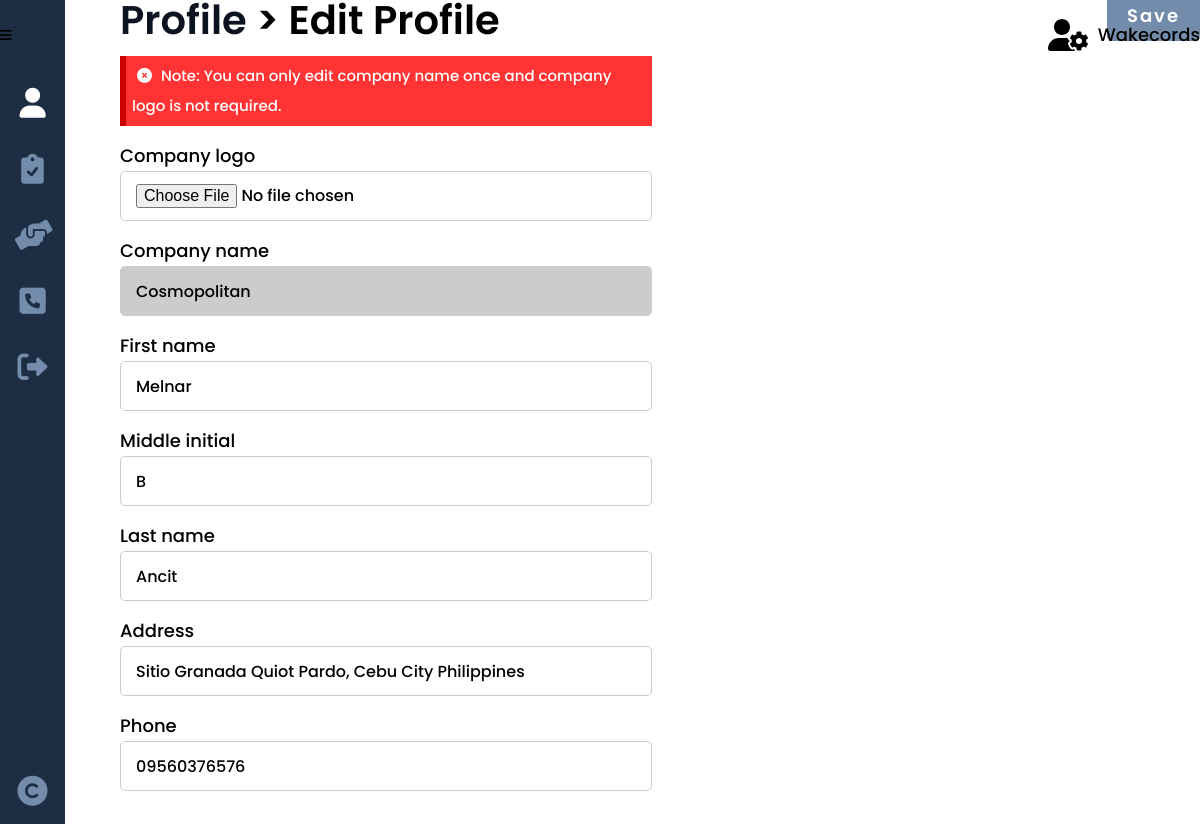
The page /edit_profile.php (signed in) on the database as committed earlier.
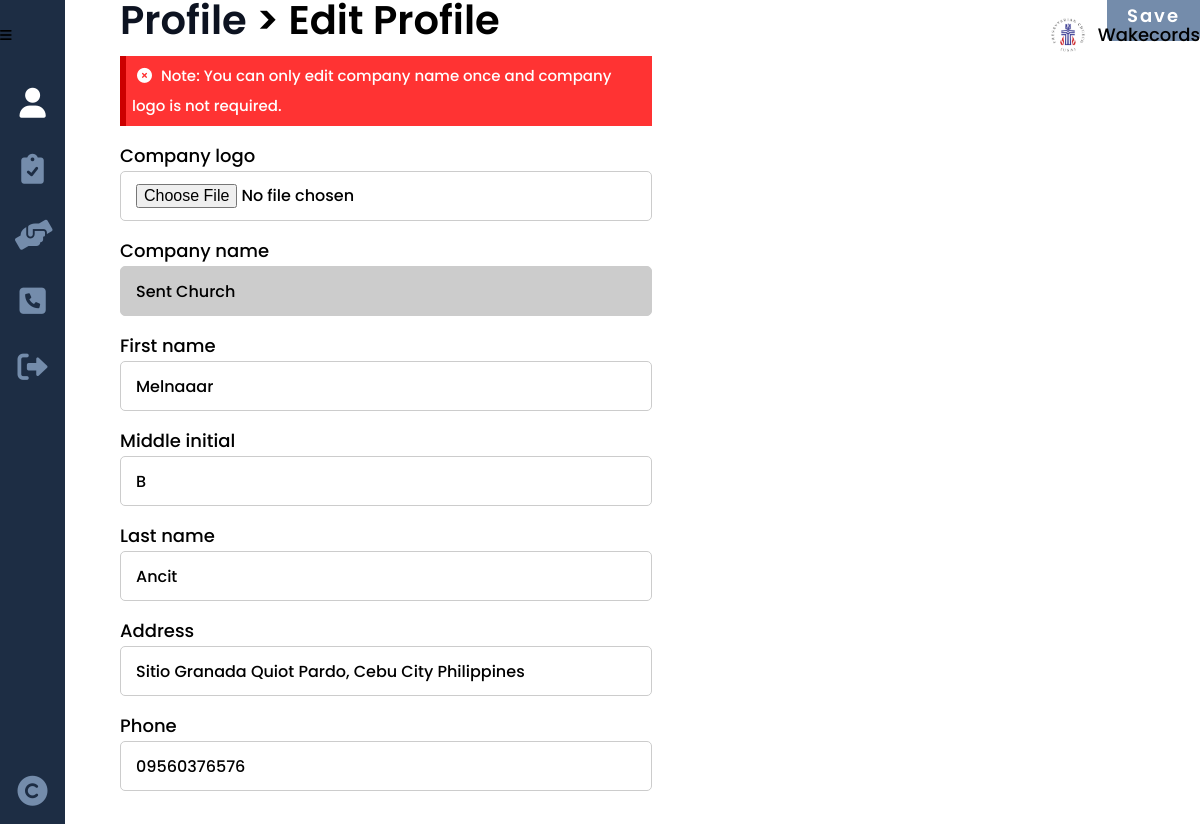
The same page on the database as committed later.
### tables this page shows
CREATE TABLE `provider` (
  `provider_id` int(8) NOT NULL,
  `provider_logo` varchar(100) NOT NULL,
  `provider_company` varchar(25) NOT NULL,
  `provider_desc` varchar(200) NOT NULL,
  `provider_fname` varchar(25) NOT NULL,
  `provider_mi` char(1) NOT NULL,
  `provider_lname` varchar(25) NOT NULL,
  `provider_type` varchar(15) NOT NULL,
  `provider_phone` varchar(11) NOT NULL,
  `provider_address` varchar(100) NOT NULL,
  `provider_email` varchar(50) NOT NULL,
  `provider_pass` varchar(100) NOT NULL
);

### others/db.php (called while the page is built, shortened)
<?php
	class DB
	{
		static $hostname = "localhost";
		static $dbname = "wakecords";
		static $username  = "root";
		static $password = "";
		public static function query($sql, $params=array(), $transactType)
		{
			$rows = array();
			try
			{
				$db = new PDO("mysql:host=". self::$hostname ."; dbname=". self::$dbname,  self::$username,  self::$password);
				$db->setAttribute(PDO::ATTR_ERRMODE, PDO::ERRMODE_EXCEPTION);
				$cmd = $db->prepare($sql);
				$cmd->execute($params);
				if($transactType == "READ")
					$rows = $cmd->fetchAll();
				else
					$rows = $db->lastInsertId();
			}
			catch(PDOException $e)
			{
				echo $e->getMessage();
			}
			return $rows;
		}
	}

### edit_profile.php (the view, shortened to what the changed rows need)
<?php
	include("others/functions.php");
	include("others/head.php");
	$user = current_user();
?>
<body>
	<div class="container">
		<?php include("others/header.php"); ?>
		<div class="banner">
			<section class="banner-con">
				<div class="wrapper">
					<div class="banner-div">
						<h2><a href="profile.php">Profile</a> <span>> Edit Profile</span></h2>
						<form class="profile column" method="post" enctype="multipart/form-data">
							<?php
							if(user_type() == "admin"){
							?>
								<div>
									<label for="label-name">First name</label>
									<input type="text" name="txtfn" id="label-name" value="<?php echo $user['admin_fname']; ?>" required>
								</div>
								<div>
									<label for="label-name">Middle initial</label>
									<input type="text" name="txtmi" id="label-name" value="<?php echo $user['admin_mi']; ?>" maxlength="1" required>
								</div>
								<div>
									<label for="label-name">Last name</label>
									<input type="text" name="txtln" id="label-name" value="<?php echo $user['admin_lname']; ?>" required>
								</div>
							<?php
							}
							else {
								if(user_type() == "provider"){
									$name = (empty($user['provider_company'])) ? 'required':'readonly';
									echo "
									<div>
										<label>Company logo</label>
										<input class='' type='file' name='file_logo'>
									</div>
									<div>
										<label>Company name</label>
										<input class='".$name."' type='text' name='txtcn' value='".$user['provider_company']."' ".$name.">
									</div>
									";
								}
							?>
								<div>
									<label for="label-name">First name</label>
									<input type="text" name="txtfn" id="label-name" value="<?php echo (user_type() == 'seeker')?$user['seeker_fname']:$user['provider_fname']; ?>" required>
								</div>
								<div>
									<label for="label-name">Middle initial</label>
									<input type="text" name="txtmi" id="label-name" value="<?php echo (user_type() == 'seeker')?$user['seeker_mi']:$user['provider_mi']; ?>" maxlength="1" required>
								</div>
								<div>
									<label for="label-name">Last name</label>
									<input type="text" name="txtln" id="label-name" value="<?php echo (user_type() == 'seeker')?$user['seeker_lname']:$user['provider_lname']; ?>" required>
								</div>
								<div>
									<label for="label-name">Address</label>
									<input type="text" name="txtaddress" id="label-name" value="<?php echo (user_type() == 'seeker')?$user['seeker_address']:$user['provider_address']; ?>" required>
								</div>
								<div>
									<label for="label-name">Phone</label>
									<input type="text" name="txtphone" id="label-name" value="<?php echo (user_type() == 'seeker')?$user['seeker_phone']:$user['provider_phone']; ?>" maxlength="11" placeholder="Ex. 09998765432" required>
								</div>
							<?php
							}
							?>
						</form>
					</div>
				</div>
			</section>
		</div>
	</div>
</body>
</html>

### others/header.php (shortened to what the changed rows need)
<div class="header">
	<picture>
		<?php
			if(isset($_SESSION['provider'])){
				$provider = read("provider", ["provider_id"], [$_SESSION['provider']]);
				$provider = $provider[0];
				if(empty($provider['provider_logo'])){
		?>
				<svg xmlns="http://www.w3.org/2000/svg" viewBox="0 0 640 512"><path d="M425.1 482.6c-2.303-1.25-4.572-2.559-6.809-3.93l-7.818 4.493c-6.002 3.504-12.83 5.352-19.75 5.352c-10.71 0-21.13-4.492-28.97-12.75c-18.41-20.09-32.29-44.15-40.22-69.9c-5.352-18.06 2.343-36.87 17.83-45.24l8.018-4.669c-.0664-2.621-.0664-5.242 0-7.859l-7.655-4.461c-12.3-6.953-19.4-19.66-19.64-33.38C305.6 306.3 290.4 304 274.7 304H173.3C77.61 304 0 381.7 0 477.4C0 496.5 15.52 512 34.66 512H413.3c5.727 0 10.9-1.727 15.66-4.188c-2.271-4.984-3.86-10.3-3.86-16.06V482.6zM224 256c70.7 0 128-57.31 128-128S294.7 0 224 0C153.3 0 96 57.31 96 128S153.3 256 224 256zM610.5 373.3c2.625-14 2.625-28.5 0-42.5l25.75-15c3-1.625 4.375-5.125 3.375-8.5c-6.75-21.5-18.25-41.13-33.25-57.38c-2.25-2.5-6-3.125-9-1.375l-25.75 14.88c-10.88-9.25-23.38-16.5-36.88-21.25V212.3c0-3.375-2.5-6.375-5.75-7c-22.25-5-45-4.875-66.25 0c-3.25 .625-5.625 3.625-5.625 7v29.88c-13.5 4.75-26 12-36.88 21.25L394.4 248.5c-2.875-1.75-6.625-1.125-9 1.375c-15 16.25-26.5 35.88-33.13 57.38c-1 3.375 .3751 6.875 3.25 8.5l25.75 15c-2.5 14-2.5 28.5 0 42.5l-25.75 15c-3 1.625-4.25 5.125-3.25 8.5c6.625 21.5 18.13 41 33.13 57.38c2.375 2.5 6 3.125 9 1.375l25.88-14.88c10.88 9.25 23.38 16.5 36.88 21.25v29.88c0 3.375 2.375 6.375 5.625 7c22.38 5 45 4.875 66.25 0c3.25-.625 5.75-3.625 5.75-7v-29.88c13.5-4.75 26-12 36.88-21.25l25.75 14.88c2.875 1.75 6.75 1.125 9-1.375c15-16.25 26.5-35.88 33.25-57.38c1-3.375-.3751-6.875-3.375-8.5L610.5 373.3zM496 400.5c-26.75 0-48.5-21.75-48.5-48.5s21.75-48.5 48.5-48.5c26.75 0 48.5 21.75 48.5 48.5S522.8 400.5 496 400.5z"/></svg>
		<?php
				}
				else echo "<img class='header-logo' src='images/providers/".$provider['provider_type']."/".$_SESSION['provider']."/".$provider['provider_logo']."' >";
			}
			else echo "<img class='header-logo' src='images/main-logo.png'>";
		?>
		<div>Wakecords</div>
	</picture>
</div>

Rows that differ between the two databases and show on the page:
changed provider "Ancit": provider_type+provider_logo: picture added; txtcn "Cosmopolitan" → "Sent Church"; txtfn "Melnar" → "Melnaaar"
